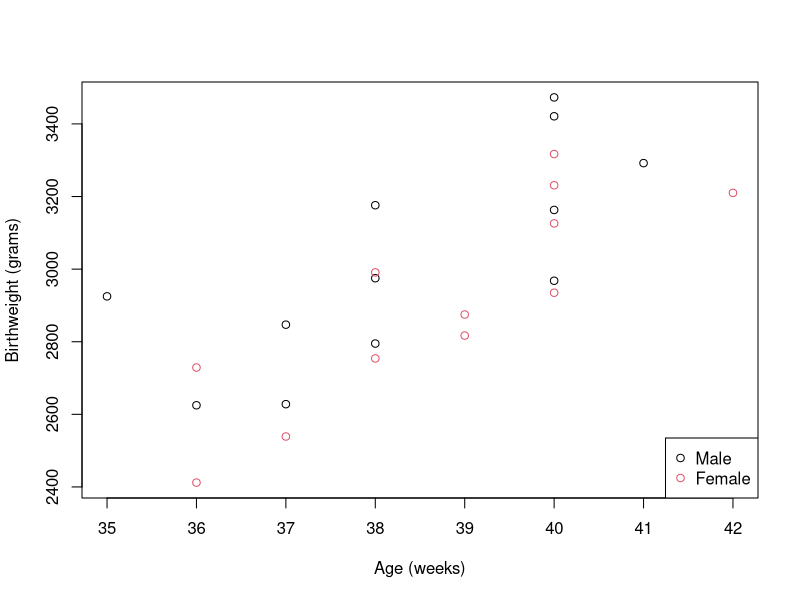
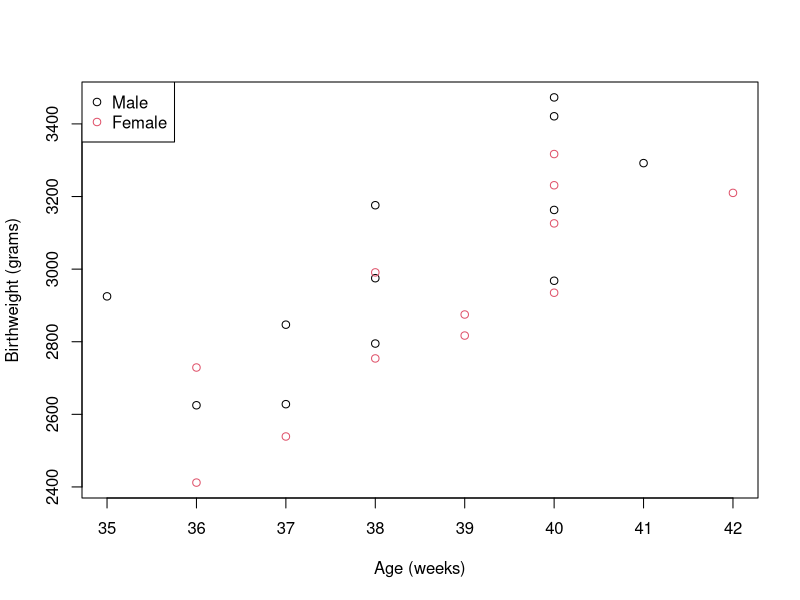
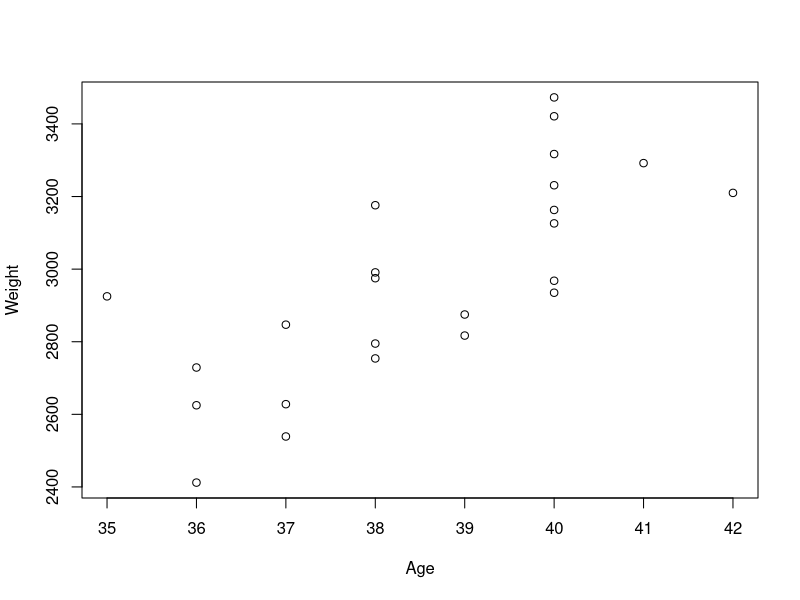
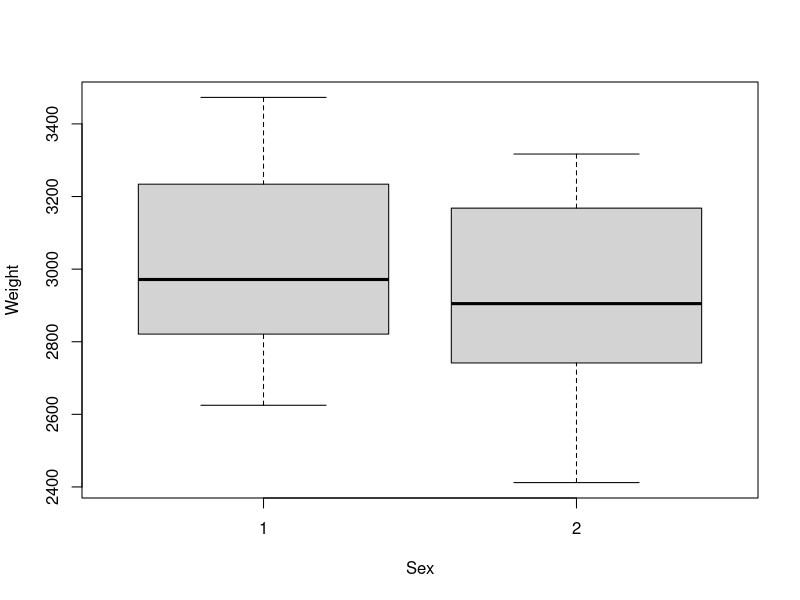
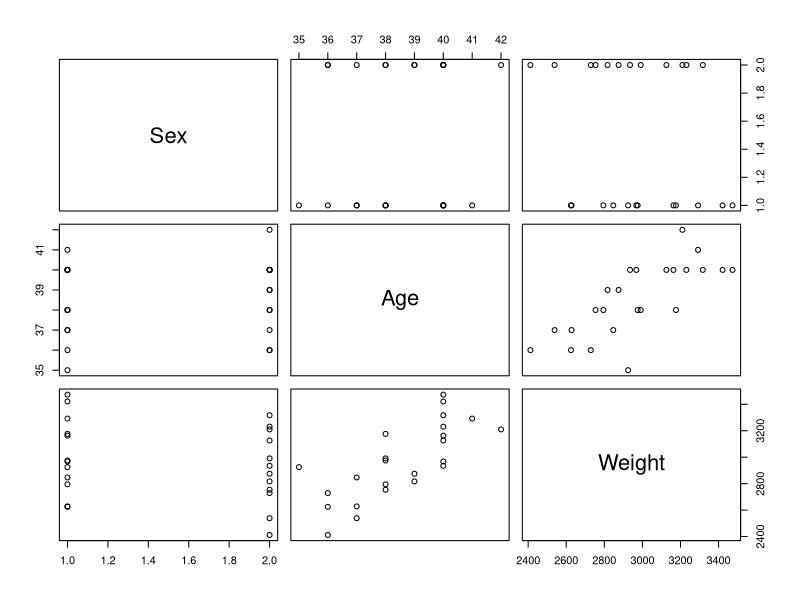
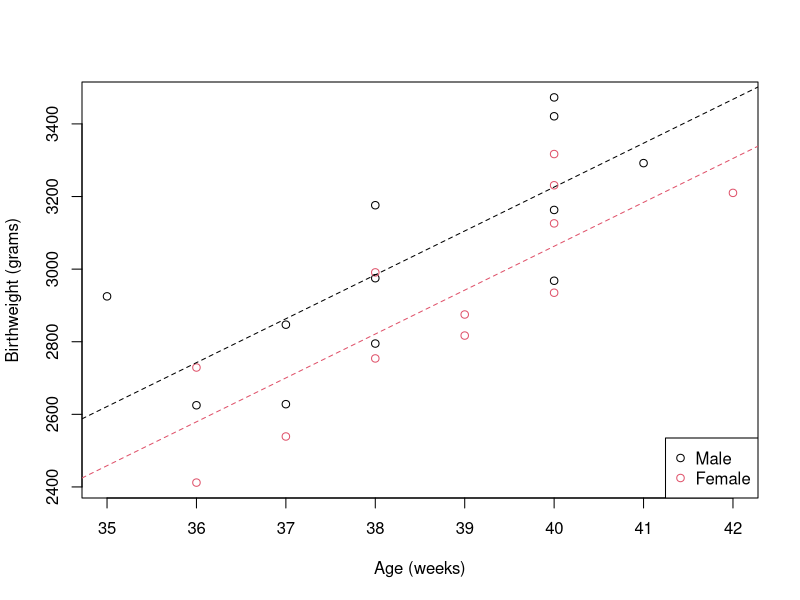

The R source for these figures, in order:
## ---- chunk 1
knitr::opts_chunk$set(eval = FALSE)
knitr::opts_knit$set(root.dir = file.path('..', 'datasets'))
## ---- chunk 2
# read the data into R:
birth <- read.csv("birth.csv")
## ---- chunk 3

# tell R to treat Sex as a categorical variable:
## ---- chunk 4
birth$Sex <- as.factor(birth$Sex)
## ---- chunk 5

# plot the data with males and females distinguished:
## ---- chunk 6
plot(birth$Age, birth$Weight, xlab = "Age (weeks)", ylab = "Birthweight (grams)",
     col = birth$Sex)
legend("bottomright", legend = c("Male", "Female"), pch = 1, col = 1:2)
## ---- chunk 7

# legend adds a key to the plot. 
# To move the legend to the top left, use:
plot(birth$Age, birth$Weight, xlab = "Age (weeks)", ylab = "Birthweight (grams)",
     col = birth$Sex)
legend("topleft", legend = c("Male", "Female"), pch = 1, col = 1:2)
# We have to redo the plotting command, otherwise we get two legends

## ---- chunk 8
# Plots weight against each explanatory variable separately:
## ---- chunk 9
plot(Weight ~ Age + Sex, data = birth)
## ---- chunk 10

# Make scatterplots of each pair of variables in birth:
## ---- chunk 11
pairs(birth)
## ---- chunk 12
# This doesn't handle categorical variables very well
## ---- chunk 13

# Fit a linear model, with explanatory variables Sex and Age:
## ---- chunk 14
birth_lm1 <- lm(Weight ~ Sex + Age, data = birth)
## ---- chunk 15
summary(birth_lm1)
# It looks like we should keep all these terms in the model.
# We should always keep the intercept in the model, even if it is not significant.
## ---- chunk 16

# Fit a linear model, with an interaction between Sex and Age:
## ---- chunk 17
birth_lm2 <- lm(Weight ~ Sex + Age + Sex:Age, data = birth)
## ---- chunk 18
summary(birth_lm2)
# It looks like we do not need the interaction term in the model,
# so we should prefer birth_lm1

# We reach the same conclusion with an F test of these nested models:
anova(birth_lm2, birth_lm1)
## ---- chunk 19

# make predictions for new data:
## ---- chunk 20
newdata <- data.frame(Age = c(39, 42), Sex = c("2", "1"))
predict(birth_lm1, newdata)
predict(birth_lm1, newdata, interval = "confidence")
predict(birth_lm1, newdata, interval = "prediction")
## ---- chunk 21
# interval = "confidence" predicts the mean birthweight at new Age/Sex
# interval = "prediction" predicts the actual birthweight at new Age/Sex
## ---- chunk 22

# We can read off the parameter estimates from coef(birth_lm1):
## ---- chunk 23
coef(birth_lm1)
## ---- chunk 24
# For female aged 39 weeks
120.8943 * 39 - 163.0393 - 1610.2825
# For male aged 42 weeks
120.8943 * 42 - 1610.2825
## ---- chunk 25

# predict for a female child aged 41 weeks
newdata2 <- data.frame(Age = 41, Sex = "2")
predict(birth_lm1, newdata2)
# or by hand:
120.8943 * 41 - 163.0393 - 1610.2825
## ---- chunk 26

# Add regression lines to the scatterplot:
## ---- chunk 27
plot(birth$Age, birth$Weight, xlab = "Age (weeks)", ylab = "Birthweight (grams)",
     col = birth$Sex)
legend("bottomright", legend = c("Male", "Female"), pch = 1, col = 1:2)
## ---- chunk 28
abline(-1610, 120.9, lty = 2, col = 1)
## ---- chunk 29
abline(-1773, 120.9, lty = 2, col = 2)
